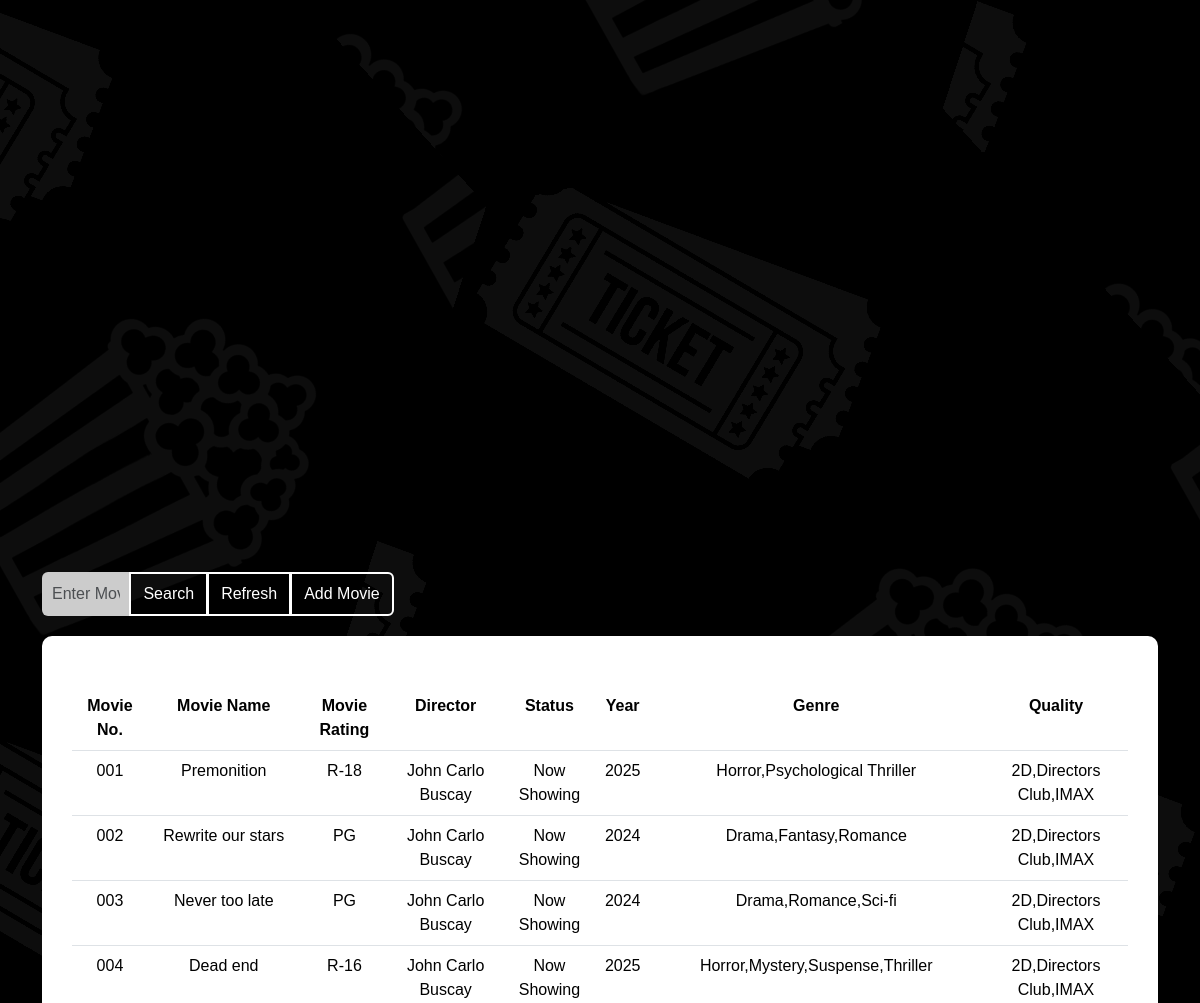
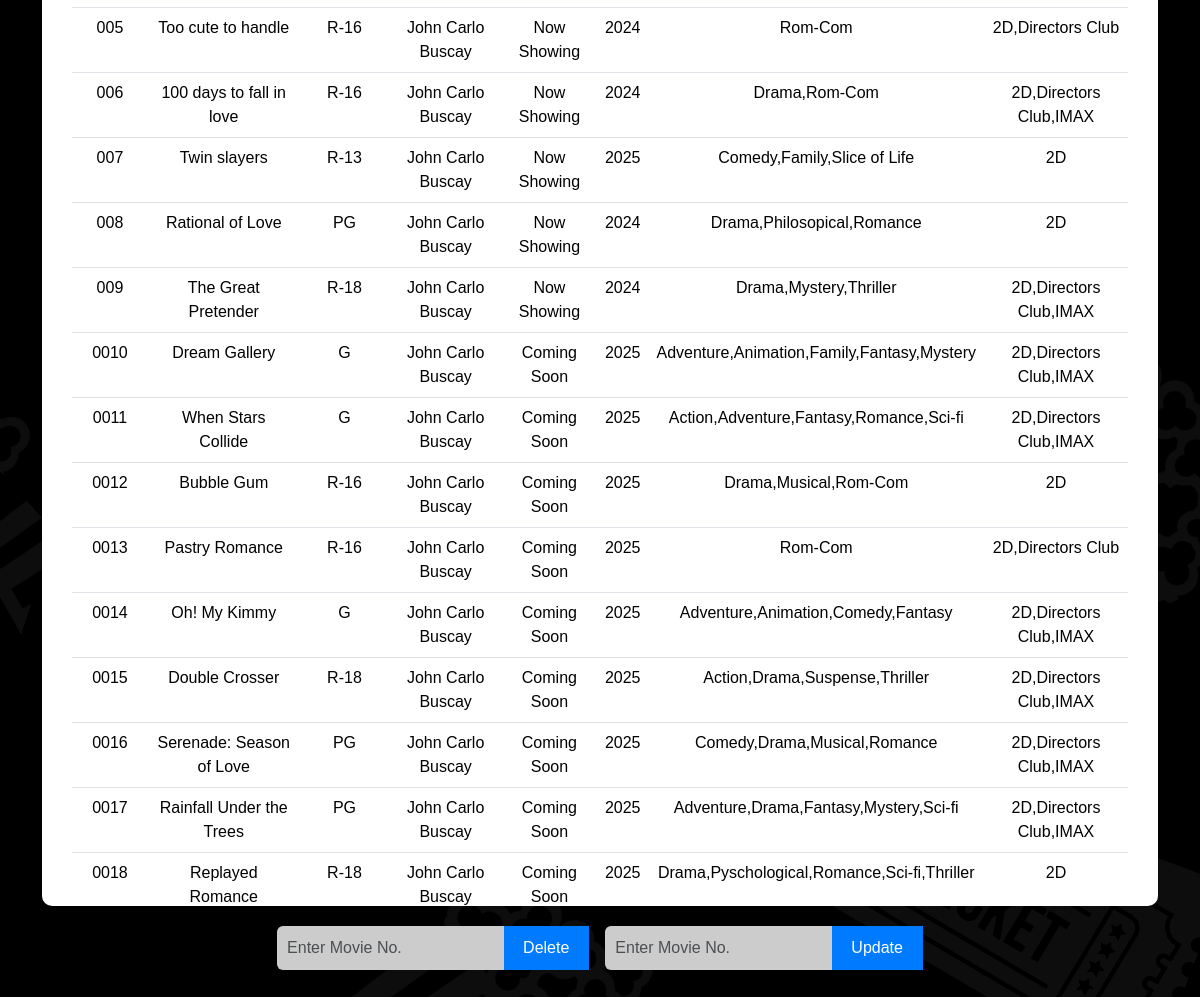
The page /Admin-and-Staff/admin/view.php on the database its author committed (2 pictures, top to bottom).
### tables this page shows
CREATE TABLE `movies` (
  `id` int(11) NOT NULL,
  `movie_name` varchar(225) NOT NULL,
  `movie_description` text NOT NULL,
  `rating_id` int(11) NOT NULL,
  `director_id` int(11) NOT NULL,
  `status_id` int(11) NOT NULL,
  `year_id` int(11) NOT NULL,
  `movie_poster` text NOT NULL
);

### Admin-and-Staff/admin/view.php (the view, shortened to what this page needs)
<?php
    @include '../../../Cinema-Ticketing/php/select.php';
    $searched = $conn->query("SELECT * FROM `overview`");
?>
<!DOCTYPE html>
<html>
<head>
    <link rel="stylesheet" href="../../css/bootstrap.min.css" />
    <link rel="stylesheet" href="view.css">
</head>
<body>
 <div class="d-flex flex-column justify-content-center align-items-center" style="min-height: 100vh;">
    <div class="container">
        <div class="search-form">
        <form method="post" action="view.php">
            <div class="input-group w-75">
                <input type="text" name="searchInput" class="form-control" id="search" placeholder="Enter Movie No.">
                <button type="submit"  name="search" class="search-btn btn">Search</button>
                <button class="search-btn btn" name="refresh">Refresh</button>
                <button class="search-btn btn" name="addmovie">Add Movie</button>
            </div>
        </form>
        </div>
        <div class="box">
            <table class="table table-hover">
                <tr>
                    <th>Movie No.</th>
                    <th>Movie Name</th>
                    <th>Movie Rating</th>
                    <th>Director</th>
                    <th>Status</th>
                    <th>Year</th>
                    <th>Genre</th>
                    <th>Quality</th>
                </tr>
                    <?php while ($row = $searched->fetch_assoc()){ ?>
                <tr onclick="getNumber('00' + <?=$row['id'];?>)">
                    <td>00<?=$row['id'];?></td>
                    <td><?=$row['movie_name'];?></td>
                    <td><?=$row['rating_text'];?></td>
                    <td><?=$row['director'];?></td>
                    <td><?=$row['status'];?></td>
                    <td><?=$row['year'];?></td>
                    <td><?=$row['genres'];?></td>
                    <td><?=$row['qualities'];?></td>
                </tr>
                <?php }?>
            </table>
        </div>
        <div class="d-flex justify-content-center">
            <form method="post" action="view.php" class="me-3">
                <div class="input-group">
                    <input type="text" name="delete_ref" id="delete" class="form-control" placeholder="Enter Movie No." required>
                    <button type="submit"  name="delete" class="delete-btn">Delete</button>
                </div>
            </form>
            <form method="post" action="view.php">
                <div class="input-group">
                    <input type="text" name="update_ref" id="update" class="form-control" placeholder="Enter Movie No." required>
                    <button type="submit"  name="update" class="delete-btn">Update</button>
                </div>
            </form>
        </div>
    </div>
 </div>
</body>
</html>

### Admin-and-Staff/admin/view.css (style rules this page uses)
body { background: url(../../images/bg-view.png); color: #fff; font-family: Arial, sans-serif; text-align: center; }
.search-form { margin-right: 647px; }
input[type="text"] { padding: 10px; border: none; background-color: #ccc; font-size: 16px; }
button { padding: 10px 20px; font-size: 16px; cursor: pointer; }
.search-btn { background-color: transparent; border: 2px solid #fff; color: #fff; }
.delete-btn { background-color: #007BFF; border: none; color: white; }
.box { background-color: #fff; color: #000; padding: 30px; margin: 20px auto; border-radius: 10px; height: 50vh; overflow-y: auto; overflow-x: hidden; }
table { margin-top: 20px; border-collapse: collapse; }
th, td { text-align: center; padding: 10px; }
th { font-weight: bold; }

### rows shown on the page
movies: id "1", movie_name "Premonition", rating_text "R-18", director "John Carlo Buscay", status "Now Showing", year "2025", genres "Horror,Psychological Thriller", qualities "2D,Directors Club,IMAX"
movies: id "2", movie_name "Rewrite our stars", rating_text "PG", director "John Carlo Buscay", status "Now Showing", year "2024", genres "Drama,Fantasy,Romance", qualities "2D,Directors Club,IMAX"
movies: id "3", movie_name "Never too late", rating_text "PG", director "John Carlo Buscay", status "Now Showing", year "2024", genres "Drama,Romance,Sci-fi", qualities "2D,Directors Club,IMAX"
movies: id "4", movie_name "Dead end", rating_text "R-16", director "John Carlo Buscay", status "Now Showing", year "2025", genres "Horror,Mystery,Suspense,Thriller", qualities "2D,Directors Club,IMAX"
movies: id "5", movie_name "Too cute to handle", rating_text "R-16", director "John Carlo Buscay", status "Now Showing", year "2024", genres "Rom-Com", qualities "2D,Directors Club"
movies: id "6", movie_name "100 days to fall in love", rating_text "R-16", director "John Carlo Buscay", status "Now Showing", year "2024", genres "Drama,Rom-Com", qualities "2D,Directors Club,IMAX"
movies: id "7", movie_name "Twin slayers", rating_text "R-13", director "John Carlo Buscay", status "Now Showing", year "2025", genres "Comedy,Family,Slice of Life", qualities "2D"
movies: id "8", movie_name "Rational of Love", rating_text "PG", director "John Carlo Buscay", status "Now Showing", year "2024", genres "Drama,Philosopical,Romance", qualities "2D"
movies: id "9", movie_name "The Great Pretender", rating_text "R-18", director "John Carlo Buscay", status "Now Showing", year "2024", genres "Drama,Mystery,Thriller", qualities "2D,Directors Club,IMAX"
movies: id "10", movie_name "Dream Gallery", rating_text "G", director "John Carlo Buscay", status "Coming Soon", year "2025", genres "Adventure,Animation,Family,Fantasy,Mystery", qualities "2D,Directors Club,IMAX"
movies: id "11", movie_name "When Stars Collide", rating_text "G", director "John Carlo Buscay", status "Coming Soon", year "2025", genres "Action,Adventure,Fantasy,Romance,Sci-fi", qualities "2D,Directors Club,IMAX"
movies: id "12", movie_name "Bubble Gum", rating_text "R-16", director "John Carlo Buscay", status "Coming Soon", year "2025", genres "Drama,Musical,Rom-Com", qualities "2D"
movies: id "13", movie_name "Pastry Romance", rating_text "R-16", director "John Carlo Buscay", status "Coming Soon", year "2025", genres "Rom-Com", qualities "2D,Directors Club"
movies: id "14", movie_name "Oh! My Kimmy", rating_text "G", director "John Carlo Buscay", status "Coming Soon", year "2025", genres "Adventure,Animation,Comedy,Fantasy", qualities "2D,Directors Club,IMAX"
movies: id "15", movie_name "Double Crosser", rating_text "R-18", director "John Carlo Buscay", status "Coming Soon", year "2025", genres "Action,Drama,Suspense,Thriller", qualities "2D,Directors Club,IMAX"
movies: id "16", movie_name "Serenade: Season of Love", rating_text "PG", director "John Carlo Buscay", status "Coming Soon", year "2025", genres "Comedy,Drama,Musical,Romance", qualities "2D,Directors Club,IMAX"
movies: id "17", movie_name "Rainfall Under the Trees", rating_text "PG", director "John Carlo Buscay", status "Coming Soon", year "2025", genres "Adventure,Drama,Fantasy,Mystery,Sci-fi", qualities "2D,Directors Club,IMAX"
movies: id "18", movie_name "Replayed Romance", rating_text "R-18", director "John Carlo Buscay", status "Coming Soon", year "2025", genres "Drama,Pyschological,Romance,Sci-fi,Thriller", qualities "2D"
